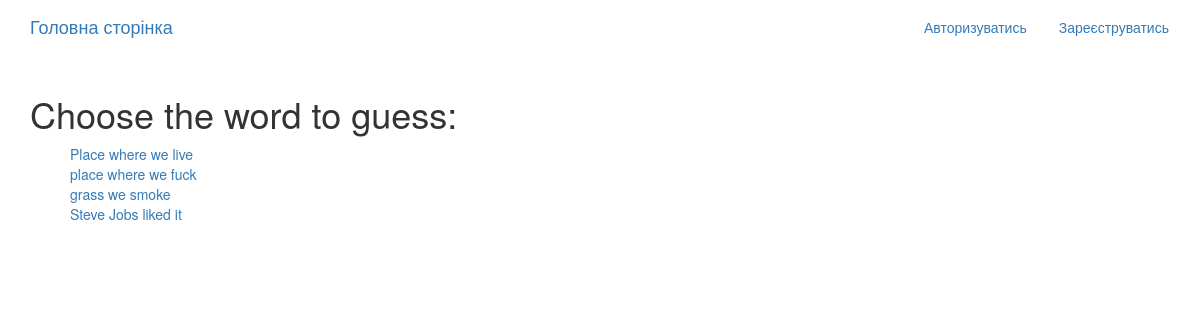
The page /game/descriptions/ on the database as committed earlier.
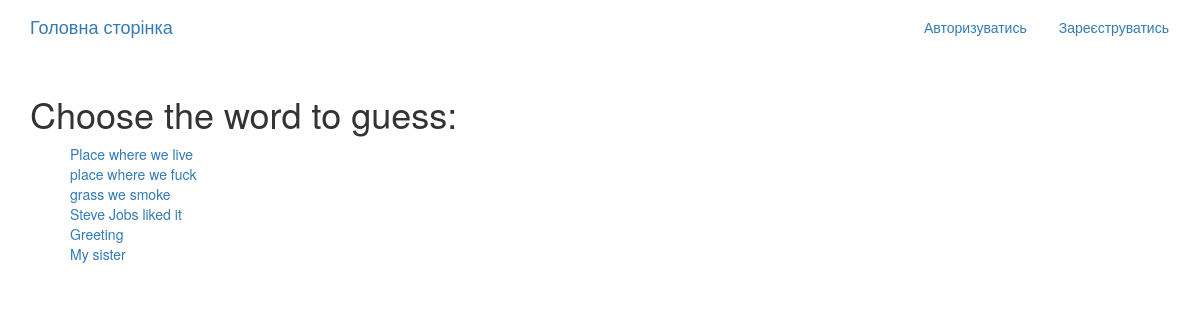
The same page on the database as committed later.
### game_app/models.py (models this page shows, shortened)
class Word(models.Model):
    word = models.TextField()
    description = models.TextField()
    masked_word = models.CharField(max_length=100, blank=True, null=True)
    number_of_letter = models.IntegerField(null=True, blank=True)
    letter = models.CharField(max_length=1, blank=True, null=True)
    success = models.CharField(
        max_length=100,  # Adjust the max_length as needed
        default="You have guessed it!"
        )
    failure = models.CharField(
        max_length=100,  # Adjust the max_length as needed
        default="Try again..."
        )
    call_to_action = models.CharField(
        max_length=100,  # Adjust the max_length as needed
        default="Ok make your choise now!"
        )

### game_app/views.py (the view)
# urls.py: path('descriptions/', views.DescriptionList.as_view(), name = 'game'),
class DescriptionList(generic.ListView):
    model = Word
    template_name = 'game_app/descriptions.html'  # Create an HTML template to display the list of groups
    context_object_name = 'descriptions'

### game_app/templates/game_app/descriptions.html
{% extends "base.html" %}
{% block content %}
<div class="container">
  <div class="row">
    <h1>Choose the word to guess: </h1>
    <ul>
        {% for puzzle in descriptions %}
             <a href="{% url 'game_app:masking-word' puzzle.pk %}">{{puzzle.description}}</a>
             <br>
        {% endfor %}
    </ul>
  </div>
</div>
{% endblock %}

Rows that differ between the two databases and show on the page:
added Word: description "Greeting"
added Word: description "My sister"
